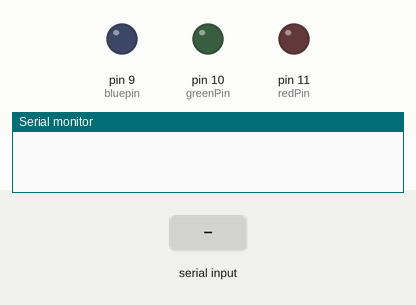
Simulated run of this sketch. Board: Arduino Uno, built with avr-gcc and run on an emulated ATmega328P. On the bench: output pins drawn as LEDs (lit = HIGH), the last lines printed to the serial monitor. The inputs (shaded band) are chosen by the test bench.

Above: at 1.2 s.
1.3 s: "ON" received over Serial
At 3.4 s:
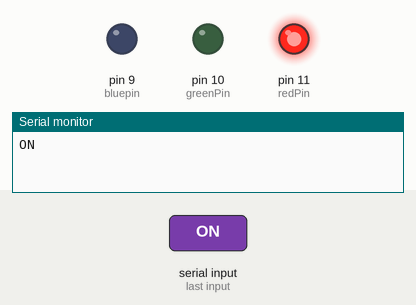
3.8 s: "OFF" received over Serial
At 5.3 s:
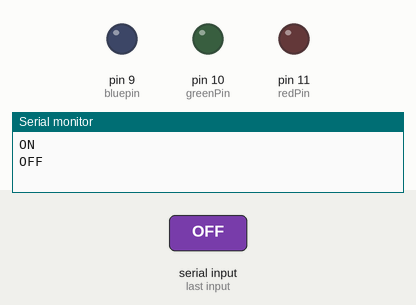
Timing chart, 0 to 6.8 s (numbered marks = the images above; inputs shaded):
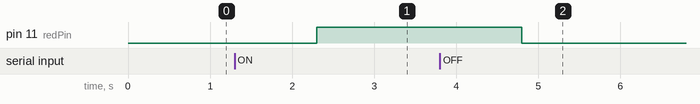

The sketch:

lighttest.ino
```cpp
const int MAX_DATA = 10; // Maximum number of data points to store
int data[MAX_DATA]; // Array to store data
int num_data = 0; // Number of data points stored so far

int redPin = 11;
int greenPin = 10;
int bluepin = 9;

void setup() {
  Serial.begin(115200); // Initialize serial communication
  pinMode(redPin, OUTPUT);
  pinMode(greenPin, OUTPUT);
  pinMode(bluepin, OUTPUT);
}

void loop() {
  if (Serial.available()) {
    int val = Serial.parseInt(); // Read the next integer from the serial port
    if (num_data < MAX_DATA) {
      data[num_data] = val; // Store the data in the array
      num_data++; // Increment the number of data points stored
    }
  }

  String serialListener = Serial.readString();
    Serial.println(serialListener);
    if (serialListener == "ON") {
        analogWrite(redPin, 255);
    }
    else if (serialListener == "OFF") {
        analogWrite(redPin, 0);
    }

}
```

Measured:
- after the input at 1.3 s, pin 11 (redPin): LOW → HIGH after 1.0 s
- after the input at 3.8 s, pin 11 (redPin): HIGH → LOW after 1.0 s
